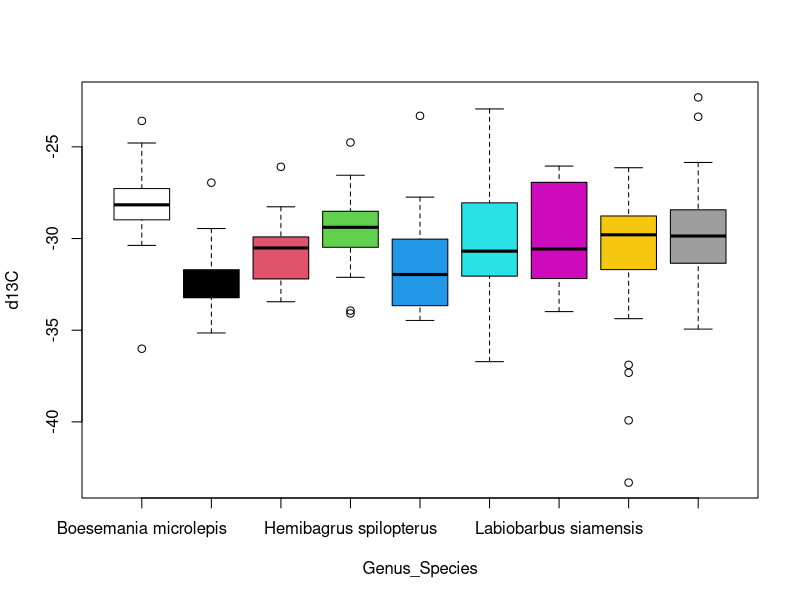

Recreate this plot in R. (Note: this script raises an error after producing the figure.)
Dara<-read.csv(file="darasData.csv", header = T)
head(Dara)

#spp different for Carbon?
(sppC <- aov(data=Dara, d13C~Genus_Species))
summary(sppC)
tukeyAllData <- TukeyHSD(sppC)
tukeySpecies <- data.frame(tukeyAllData$Genus_Species)
tukeySpeciesP <- tukeySpecies["p.adj"]
tukeyLogical <- tukeySpeciesP$p.adj < 0.05 
tukeySpecies[tukeyLogical,] 

#does C vary by spp AND season? additive
sppCandS<-aov(data=Dara, d13C~Genus_Species+Season)
summary(sppCandS)

tukeyAllDataCA <- TukeyHSD(sppCandS)
tukeySpeciesCA <- data.frame(tukeyAllDataCA$Genus_Species)
tukeySpeciesCAP <- tukeySpecies["p.adj"]
tukeyLogicalCA <- tukeySpeciesCAP$p.adj < 0.05 
tukeySpeciesCA[tukeyLogicalCA,] 

#does C vary by spp AND season? interaction
sppCandSinteraction<-aov(data=Dara, d13C~Genus_Species*Season)
summary(sppCandSinteraction)

tukeyAllDataCI <- TukeyHSD(sppCandSinteraction)
tukeySpeciesCI <- data.frame(tukeyAllDataCI$Genus_Species)
tukeySpeciesCIP <- tukeySpecies["p.adj"]
tukeyLogicalCI <- tukeySpeciesCIP$p.adj < 0.05 
tukeySpeciesCI[tukeyLogicalCI,] 


#spp different for Nitrogen?
sppN<-aov(data=Dara, d15N~Genus_Species)
summary(sppN)

tukeyAllDataN <- TukeyHSD(sppN)
tukeySpeciesN <- data.frame(tukeyAllDataN$Genus_Species)
tukeySpeciesNP <- tukeySpecies["p.adj"]
tukeyLogicalN <- tukeySpeciesNP$p.adj < 0.05 
tukeySpeciesN[tukeyLogicalN,]

#N different for season?
seasonN<-aov(data=Dara, d15N~Season)
summary(seasonN)

TukeyHSD(seasonN)


#spp different for N, by season?
sppNandS<-aov(data=Dara, d15N~Genus_Species+Season)
summary(sppNandS)

TukeyHSD(sppNandS)



#MANOVA by season
isotopes <- cbind(Dara$d13C, Dara$d15N)
NandCSeason <- manova(isotopes ~ Dara$Season)
summary(NandCSeason, test="Pillai")


summary.aov(NandCSeason)

#MANOVA by speceis
isotopes <- cbind(Dara$d13C, Dara$d15N)
NandCSpp <- manova(isotopes ~ Dara$Genus_Species)
summary(NandCSpp, test="Pillai")


summary.aov(NandCSpp)



#create boxplot



boxplot(data=Dara, d13C~Genus_Species, col = 0:9) 
legendNames <- levels(Dara$Genus_Species)
legend(x="bottomleft", legend=legendNames, pt.bg=0:9, pch=22, bty = "n")



boxplot(data=Dara, d15N~Genus_Species, col = 0:9) 
legendNames <- levels(Dara$Genus_Species)
legend(x="bottomleft", legend=legendNames, pt.bg=0:9, pch=22, bty = "n")





nitrogenWetLogical <- Dara$Season == "Wet"
nitrogenWetData <- Dara[nitrogenWetLogical,]

nitrogenDryLogical <- Dara$Season == "Dry"
nitrogenDryData <- Dara[nitrogenDryLogical,]

par(mfcol = c(1,2))
par(mar=c(0,0,0,0),oma=c(5,5,1,1))
boxplot(nitrogenWetData$d15N~nitrogenWetData$Genus_Species , col = 0:10, xaxt = "n")
mtext(text="Nitrogen",side=2,line=3) 
mtext(text="Species during Wet Season",side=1,line=3)
boxplot(nitrogenDryData$d15N~nitrogenDryData$Genus_Species, col = 0:10, xaxt ='n', yaxt = "n") 
mtext(text="Species during Dry Season",side=1,line=3)
legend(x="bottomleft", legend=legendNames, pt.bg = 0:10, pch=22, bty = "n")
title("Nitrogen in Species for Wet and Dry Seasons", outer=TRUE)

?plot
